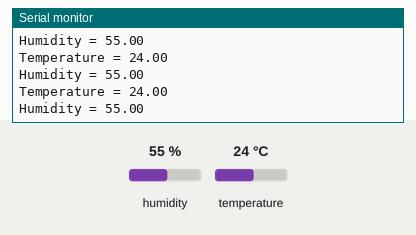
Recording of a sketch running on a simulated Arduino Uno, built with avr-gcc and run on an emulated ATmega328P. Parts: the last lines printed to the serial monitor. The test bench sets the inputs (shaded band); at power-on: humidity 55 %, temperature 24 °C.

Above: at 1.3 s.
1.4 s: humidity set to 22 %
At 2.0 s:
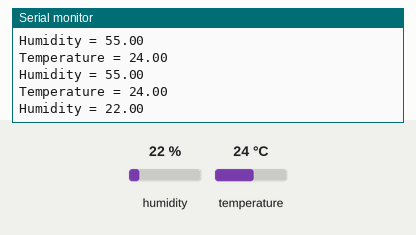
2.9 s: temperature set to 12 °C
At 3.6 s:
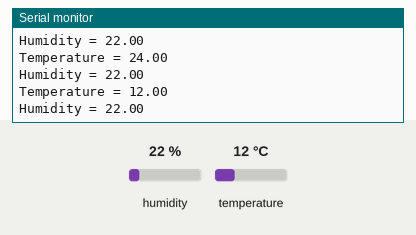
4.4 s: humidity set to 40 %
At 5.2 s:
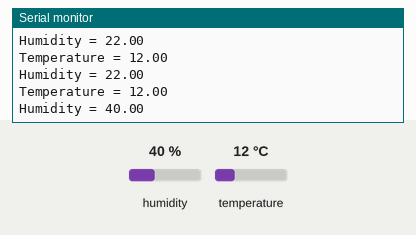
Timing chart, 0 to 7.4 s (numbered marks = the images above; inputs shaded):
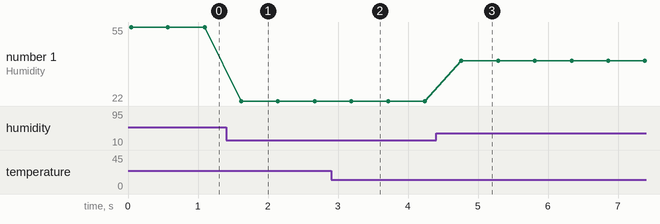

The sketch:

Task_1.1.7.ino
```cpp
#include <dht.h>

dht DHT;

#define DHT11_PIN 7

void setup(){
  pinMode(DHT11_PIN, INPUT);
  Serial.begin(9600);
}

void loop(){
  int chk = DHT.read11(DHT11_PIN);
  Serial.print("Temperature = ");
  Serial.println(DHT.temperature);
  Serial.print("Humidity = ");
  Serial.println(DHT.humidity);
  delay(500);
}
```

Measured:
- after the input at 1.4 s, the serial monitor: prints a new line after 0.22 s (image 1)
- after the input at 2.9 s, the serial monitor: prints a new line after 0.27 s (image 2)
- after the input at 4.4 s, the serial monitor: prints a new line after 0.36 s (image 3)
- plotted number 1: 55 → 22 after the input at 1.4 s, 22 → 40 after the input at 4.4 s
